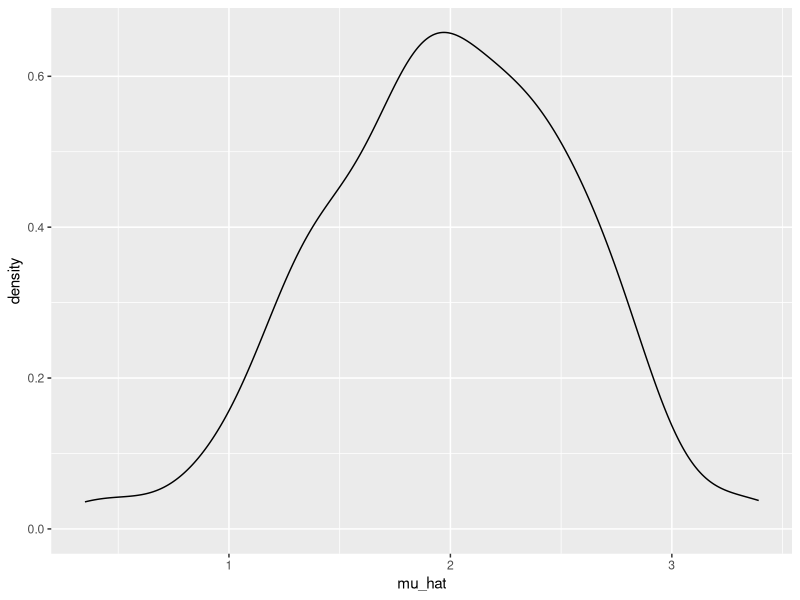
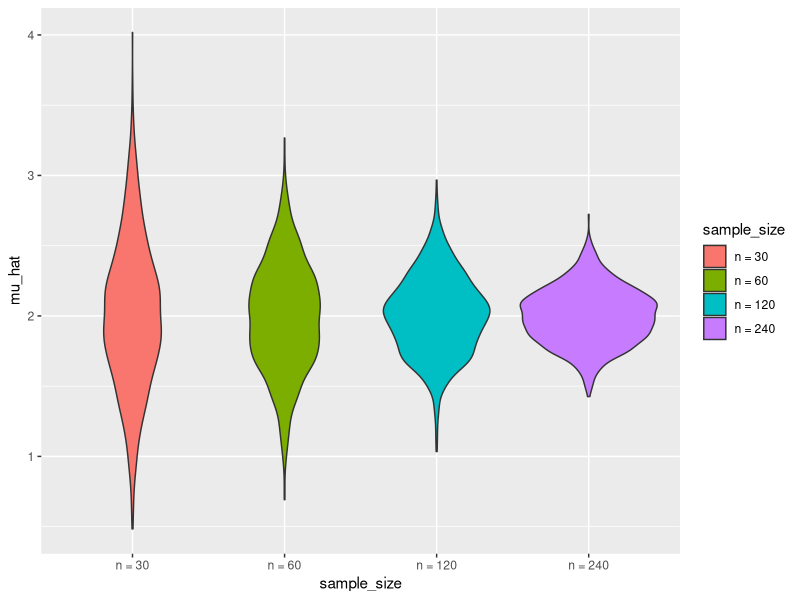
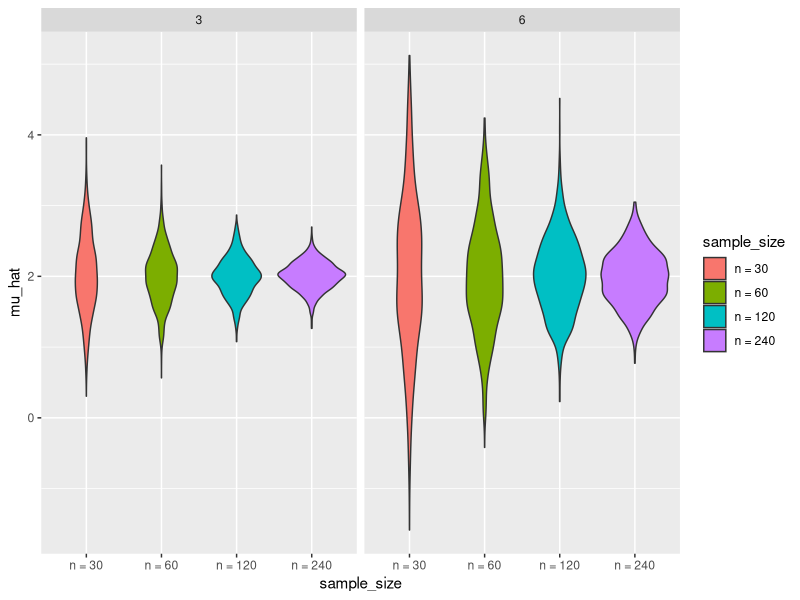

The R script that drew these images, in order:
## ---- chunk 1
library(tidyverse)

set.seed(1)

## ---- chunk 2
sim_mean_sd = function(n, mu = 2, sigma = 3) {  # arguments with default
  
  sim_data = tibble(
    x = rnorm(n, mean = mu, sd = sigma),   # draw sample from normal distribution
  )
  
  sim_data %>% 
    summarize(
      mu_hat = mean(x),
      sigma_hat = sd(x)
    )
}

## ---- chunk 3
output = vector("list", 100)     # vector(mode = "list") the output is a list

for (i in 1:100) {
  output[[i]] = sim_mean_sd(30)  # the items in the list are the results
}

sim_results = bind_rows(output)  # bind_rows(list) bind the list results by row

sim_results
## ---- chunk 4
sim_results_df = 
  expand_grid(
    sample_size = 30,
    iter = 1:100
  ) %>% 
  mutate(
    estimate_df = map(sample_size, sim_mean_sd) # sample_size is the argument of sim_mean_sd
  ) %>% 
  unnest(estimate_df)   # expand the list and get the results as 2 columns

sim_results_df


## ---- chunk 5
expand_grid(x = 1:3, y = 1:2)

expand_grid(l1 = letters, l2 = LETTERS)  # letters and LETTERS are  character vector

expand_grid(df = data.frame(x = 1:2, y = c(2, 1)), z = 1:3)

expand_grid(x1 = matrix(1:4, nrow = 2), x2 = matrix(5:8, nrow = 2))

expand_grid(
    sample_size = c(30, 60, 120, 240),
    iter = 1:1000
  ) 


## ---- chunk 6
sim_results_df %>% 
  ggplot(aes(x = mu_hat)) +  
  geom_density()

## ---- chunk 7
sim_results_df %>% 
  pivot_longer(                 # organize the mu_hat and sigma_hat from different samples
    mu_hat:sigma_hat,
    names_to = "parameter",     # use column name as category
    values_to = "estimate") %>% 
  group_by(parameter) %>%       # group by estimate category
  summarize(
    emp_mean = mean(estimate),  # calculate the mean of sample means
    emp_sd = sd(estimate)) %>%  # calculate the sd of sample sd's
  knitr::kable(digits = 3)      # make the output result in a well-formatted table


## ---- chunk 8
sim_results_df = 
  expand_grid(
    sample_size = c(30, 60, 120, 240),
    iter = 1:1000
  ) %>% 
  mutate(
    estimate_df = map(sample_size, sim_mean_sd)
  ) %>% 
  unnest(estimate_df)

sim_results_df
## ---- chunk 9
sim_results_df %>% 
  mutate(
    sample_size = str_c("n = ", sample_size),
    sample_size = fct_inorder(sample_size)) %>% 
  ggplot(aes(x = sample_size, y = mu_hat, fill = sample_size)) + 
  geom_violin()


## ---- chunk 10
str_c("Letter: ", letters)

str_c("Letter", letters, sep = ": ")

str_c(letters, " is for", "...")

str_c(letters[-26], " comes before ", letters[-1])

str_c(letters, collapse = "")

str_c(letters, collapse = ", ")

# Missing inputs give missing outputs
str_c(c("a", NA, "b"), "-d")

# Use str_replace_NA to display literal NAs:
str_c(str_replace_na(c("a", NA, "b")), "-d")

## ---- chunk 11
sim_results_df %>% 
  pivot_longer(
    mu_hat:sigma_hat,
    names_to = "parameter", 
    values_to = "estimate") %>% 
  group_by(parameter, sample_size) %>%  # group by 2 items
  summarize(
    emp_mean = mean(estimate),
    emp_var = var(estimate)) %>% 
  knitr::kable(digits = 3)

## ---- chunk 12
sim_results_df =   
  rerun(100, sim_mean_sd(30, 2, 3)) %>% 
  bind_rows()

sim_results_df
## ---- chunk 13
n_list = 
  list(
    "n_30"  = 30,   # item name in a list is character with ""
    "n_60"  = 60, 
    "n_120" = 120, 
    "n_240" = 240)

output = vector("list", length = 4)

for (i in 1:4) {
  output[[i]] = rerun(100, sim_mean_sd(n_list[[i]])) %>% 
    bind_rows
}

output


## ---- chunk 14
sim_results_df = 
  tibble(sample_size = c(30, 60, 120, 240)) %>%  # create a tibble to put the arguments
  mutate(
    output_lists = map(.x = sample_size, ~rerun(1000, sim_mean_sd(n = .x))),
    estimate_dfs = map(output_lists, bind_rows)) %>%  # bind_rows(list)
  select(-output_lists) %>% 
  unnest(estimate_dfs)

sim_results_df
## ---- chunk 15
sim_results_df = 
  expand_grid(
    sample_size = c(30, 60,120, 240),
    true_sd = c(6, 3),    # add an argument in the sim_mean_sd function
    iter = 1:1000
  ) %>% 
  mutate(
    estimate_df =  # map2() for 2 arguments in the function
      map2(.x = sample_size, .y = true_sd, ~sim_mean_sd(n = .x, sigma = .y))
  ) %>% 
  unnest(estimate_df)

## ---- chunk 16
sim_results_df %>% 
  mutate(
    sample_size = str_c("n = ", sample_size),
    sample_size = fct_inorder(sample_size)) %>% 
  ggplot(aes(x = sample_size, y = mu_hat, fill = sample_size)) + 
  geom_violin() + 
  facet_grid(. ~ true_sd)

